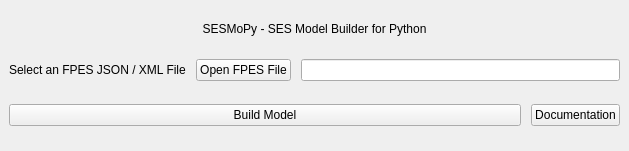
<?xml version="1.0" encoding="UTF-8"?>
<ui version="4.0">
 <class>MainWindow</class>
 <widget class="QMainWindow" name="MainWindow">
  <property name="geometry">
   <rect>
    <x>0</x>
    <y>0</y>
    <width>629</width>
    <height>151</height>
   </rect>
  </property>
  <property name="windowTitle">
   <string>SESMoPy - SES Model Builder in Python3 / PyQt5</string>
  </property>
  <property name="windowIcon">
   <iconset>
    <normaloff>i2rightarrow.png</normaloff>i2rightarrow.png</iconset>
  </property>
  <widget class="QWidget" name="centralwidget">
   <layout class="QVBoxLayout" name="vlmain">
    <property name="spacing">
     <number>10</number>
    </property>
    <property name="sizeConstraint">
     <enum>QLayout::SetDefaultConstraint</enum>
    </property>
    <item>
     <layout class="QHBoxLayout" name="hlheader">
      <item>
       <widget class="QLabel" name="header">
        <property name="sizePolicy">
         <sizepolicy hsizetype="Preferred" vsizetype="Maximum">
          <horstretch>0</horstretch>
          <verstretch>0</verstretch>
         </sizepolicy>
        </property>
        <property name="text">
         <string>SESMoPy - SES Model Builder for Python</string>
        </property>
        <property name="scaledContents">
         <bool>false</bool>
        </property>
        <property name="alignment">
         <set>Qt::AlignCenter</set>
        </property>
       </widget>
      </item>
     </layout>
    </item>
    <item>
     <layout class="QHBoxLayout" name="hlfile">
      <item>
       <widget class="QLabel" name="lselectfpesfile">
        <property name="sizePolicy">
         <sizepolicy hsizetype="Maximum" vsizetype="Preferred">
          <horstretch>0</horstretch>
          <verstretch>0</verstretch>
         </sizepolicy>
        </property>
        <property name="text">
         <string>Select an FPES JSON / XML File</string>
        </property>
       </widget>
      </item>
      <item>
       <widget class="QPushButton" name="bselectfpesfile">
        <property name="sizePolicy">
         <sizepolicy hsizetype="Maximum" vsizetype="Fixed">
          <horstretch>0</horstretch>
          <verstretch>0</verstretch>
         </sizepolicy>
        </property>
        <property name="text">
         <string>Open FPES File</string>
        </property>
        <property name="icon">
         <iconset>
          <normaloff>ifileopen.png</normaloff>ifileopen.png</iconset>
        </property>
       </widget>
      </item>
      <item>
       <widget class="QLineEdit" name="leselectedfpesfile">
        <property name="readOnly">
         <bool>true</bool>
        </property>
       </widget>
      </item>
     </layout>
    </item>
    <item>
     <layout class="QHBoxLayout" name="hlbuildmodelhelp">
      <item>
       <widget class="QPushButton" name="bbuildmodel">
        <property name="text">
         <string>Build Model</string>
        </property>
        <property name="icon">
         <iconset>
          <normaloff>iforward.png</normaloff>iforward.png</iconset>
        </property>
       </widget>
      </item>
      <item>
       <widget class="QPushButton" name="bdoc">
        <property name="sizePolicy">
         <sizepolicy hsizetype="Maximum" vsizetype="Fixed">
          <horstretch>0</horstretch>
          <verstretch>0</verstretch>
         </sizepolicy>
        </property>
        <property name="text">
         <string>Documentation</string>
        </property>
        <property name="icon">
         <iconset>
          <normaloff>ibook.png</normaloff>ibook.png</iconset>
        </property>
       </widget>
      </item>
     </layout>
    </item>
   </layout>
  </widget>
 </widget>
 <resources/>
 <connections/>
</ui>
